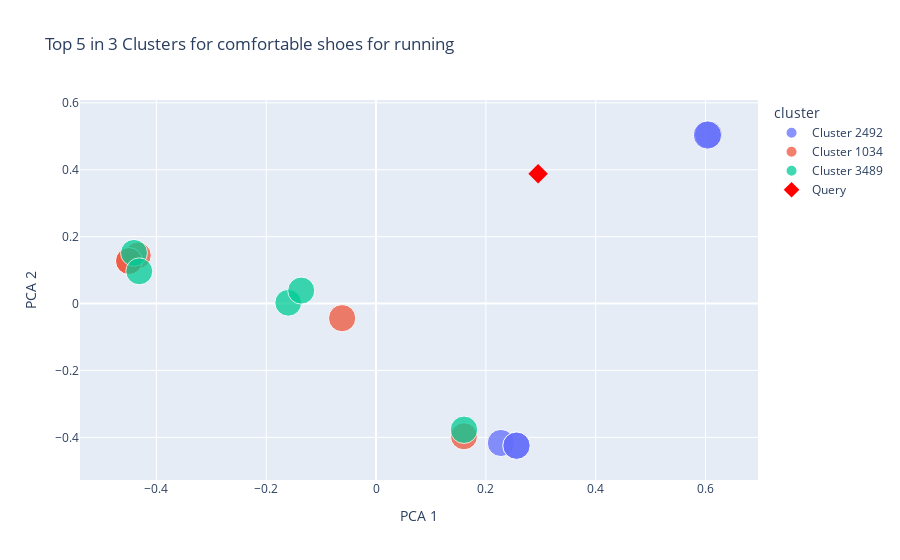

The notebook cell this image was saved under:
### Code cell
index = faiss.read_index('../data/faiss_indices/fusion_index_nlist4000.faiss')
embeddings, pids = load_chunked_embeddings('../data/embeddings')
df = pd.read_csv('../data/csv/sample_1M.csv')

fig = visualize_query_clusters(
    index, 
    embeddings, 
    "comfortable shoes for running",
    pids,
    df,
    nprobe=3,
    top_k=5
)

fig.show()

### Figure 1 — Plotly figure (JSON) as saved in the notebook; plotly's stock layout.template omitted (floating-point values rounded to 4 significant figures)
{"data": [{"hovertemplate": "<b>%{hovertext}</b><br><br>cluster=Cluster 2492<br>distance=%{marker.size}<extra></extra>", "hovertext": ["Sneakers Runner", "Runner Sneakers", "Running Shoes [first edition]", "Running Shoes", "Runner Sneakers"], "legendgroup": "Cluster 2492", "marker": {"color": "#636efa", "opacity": 0.75, "size": [0.7928, 0.805, 0.8359, 0.8576, 0.805], "sizemode": "area", "sizeref": 0.002144, "symbol": "circle"}, "mode": "markers", "name": "Cluster 2492", "orientation": "v", "showlegend": true, "type": "scatter", "x": [0.2274, 0.2558, 0.6055, 0.6035, 0.2558], "xaxis": "x", "y": [-0.4167, -0.4248, 0.5051, 0.5037, -0.4248], "yaxis": "y"}, {"hovertemplate": "<b>%{hovertext}</b><br><br>cluster=Cluster 1034<br>distance=%{marker.size}<extra></extra>", "hovertext": ["Men's UA Infinite Elite Running Shoes", "Men's UA Infinite Elite Running Shoes", "Men's UA Infinite Elite Running Shoes", "$33.95 for Breathable Running Shoes (a $99 Value)", "Marathon Runner Sneakers"], "legendgroup": "Cluster 1034", "marker": {"color": "#EF553B", "opacity": 0.75, "size": [0.7748, 0.7795, 0.7795, 0.7954, 0.7837], "sizemode": "area", "sizeref": 0.002144, "symbol": "circle"}, "mode": "markers", "name": "Cluster 1034", "orientation": "v", "showlegend": true, "type": "scatter", "x": [-0.4338, -0.4499, -0.4499, -0.06174, 0.1601], "xaxis": "x", "y": [0.144, 0.1271, 0.1271, -0.04366, -0.3967], "yaxis": "y"}, {"hovertemplate": "<b>%{hovertext}</b><br><br>cluster=Cluster 3489<br>distance=%{marker.size}<extra></extra>", "hovertext": ["Women's Nike Interact Run Running Shoes 8 Regular College Navy/Mtlc Red Bronze-Cerulean", "Women's UA Infinite Elite Running Shoes", "Women's UA Infinite Elite Running Shoes", "Girls' Grade School UA Assert 10 Running Shoes", "Runner Sneakers"], "legendgroup": "Cluster 3489", "marker": {"color": "#00cc96", "opacity": 0.75, "size": [0.7725, 0.778, 0.7788, 0.786, 0.8084], "sizemode": "area", "sizeref": 0.002144, "symbol": "circle"}, "mode": "markers", "name": "Cluster 3489", "orientation": "v", "showlegend": true, "type": "scatter", "x": [-0.1599, -0.4408, -0.4312, -0.1362, 0.1601], "xaxis": "x", "y": [0.002374, 0.1516, 0.09638, 0.03887, -0.3772], "yaxis": "y"}, {"hovertemplate": "comfortable shoes for running<extra></extra>", "marker": {"color": "red", "size": 15, "symbol": "diamond"}, "mode": "markers", "name": "Query", "type": "scatter", "x": [0.2952], "y": [0.3877]}], "layout": {"legend": {"itemsizing": "constant", "title": {"text": "cluster"}, "tracegroupgap": 0}, "showlegend": true, "title": {"text": "Top 5 in 3 Clusters for comfortable shoes for running"}, "xaxis": {"anchor": "y", "domain": [0, 1], "title": {"text": "PCA 1"}}, "yaxis": {"anchor": "x", "domain": [0, 1], "title": {"text": "PCA 2"}}}}
